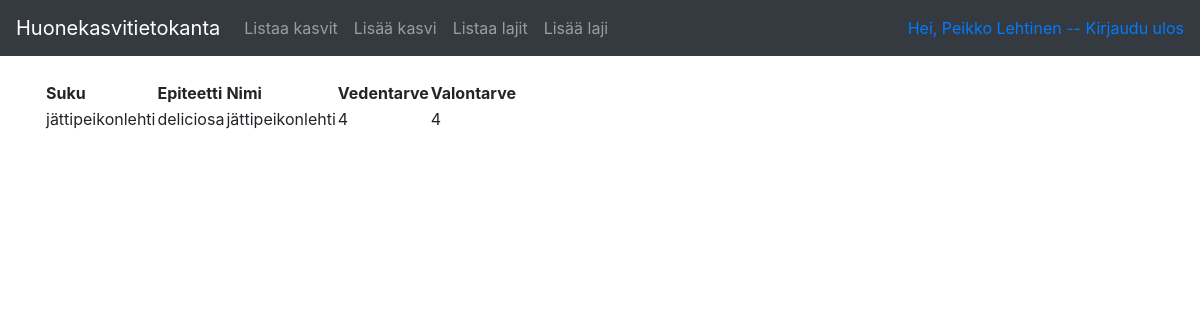
/species (signed in), run on the app's committed database.
### application/auth/models.py (models this page shows, shortened)
class User(db.Model):
    __tablename__ = "account"
    id = db.Column(db.Integer, primary_key=True)
    date_created = db.Column(db.DateTime, default=db.func.current_timestamp())
    date_modified = db.Column(db.DateTime, default=db.func.current_timestamp(),
                              onupdate=db.func.current_timestamp())
    name = db.Column(db.String(144), nullable=False)
    username = db.Column(db.String(144), nullable=False)
    password = db.Column(db.String(144), nullable=False)
    plants = db.relationship("Plant", backref='account', lazy=True)

### application/species/models.py (models this page shows, shortened)
class Species(Base):
    __tablename__ = "species"
    genus = db.Column(db.String(144), nullable=False)
    epithet = db.Column(db.String(144), nullable=False)
    water = db.Column(db.Integer, nullable=False)
    light = db.Column(db.Integer, nullable=False)

### application/species/views.py (the view)
@app.route("/species", methods=["GET"])
@login_required
def species_index():
    return render_template("species/list.html", species = Species.query.all())

### application/__init__.py (called while the page is built)
@login_manager.user_loader
def load_user(user_id):
    return User.query.get(user_id)

### application/templates/species/list.html
{% extends "layout.html" %}
{% block body %}
  <table>
    <tr>
      <th>Suku</th>
      <th>Epiteetti</th>
      <th>Nimi</th>
      <th>Vedentarve</th>
      <th>Valontarve</th>
    </tr>
    {% for species in species %}
    <tr>
      <td>{{ species.genus }}</td>
      <td>{{ species.epithet }}</td>
      <td>{{ species.name }}</td>
      <td>{{ species.water }}</td>
      <td>{{ species.light }}</td>
      <td>
            </td>
    </tr>
    {% endfor %}
  </table>
{% endblock %}

### application/templates/layout.html (shortened to what this page needs)
<!DOCTYPE html>
<html>
  <head>
    <link rel="stylesheet" href="https://maxcdn.bootstrapcdn.com/bootstrap/4.0.0/css/bootstrap.min.css">
  </head>
  <body>
      <nav class="navbar navbar-expand-md navbar-dark bg-dark mb-4">
          <a class="navbar-brand" href="#">Huonekasvitietokanta</a>
          {% if current_user.is_authenticated %}
          <div class="collapse navbar-collapse" id="navbarCollapse">
                  <ul class="navbar-nav mr-auto">
                    <li class="nav-item">
                      <a class="nav-link" href="{{ url_for('plants_index') }} ">Listaa kasvit</a>
                    </li>
                    <li class="nav-item">
                      <a class="nav-link" href="{{ url_for('plants_form') }} ">Lisää kasvi</a>
                    </li>
                    <li class="nav-item">
                        <a class="nav-link" href="{{ url_for('species_index') }} ">Listaa lajit</a>
                      </li>
                      <li class="nav-item">
                        <a class="nav-link" href="{{ url_for('species_form') }} ">Lisää laji</a>
                      </li>
                  </ul>
                  {% endif %}
                  <div class="form-inline mt-2 mt-md-0">
              {% if current_user.is_authenticated %}
              <a href="{{ url_for('auth_logout') }}">Hei, {{ current_user.name }} -- Kirjaudu ulos</a>
              {% else %}
              </li><a class= "nav-link" href="{{ url_for('auth_login') }}">Kirjaudu sisään</a>
              <a class="nav-link" href="{{ url_for('auth_new') }}">Luo tunnus</a>
              {% endif %}
                  </div>
          </div>
              </nav>
<main role="main" class="container">
    {% block body %}{% endblock %}
  </body>
</html>

### data on the page
User: name "Peikko Lehtinen"
Species: genus "jättipeikonlehti", epithet "deliciosa", name "jättipeikonlehti", water "4", light "4"
